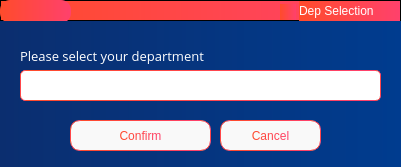
<?xml version="1.0" encoding="UTF-8"?>
<ui version="4.0">
 <class>userSelection</class>
 <widget class="QDialog" name="userSelection">
  <property name="geometry">
   <rect>
    <x>0</x>
    <y>0</y>
    <width>401</width>
    <height>167</height>
   </rect>
  </property>
  <property name="windowTitle">
   <string>Dialog</string>
  </property>
  <property name="styleSheet">
   <string notr="true">QWidget{
	color:white;
	font: 10pt &quot;Open Sans&quot;;
	background-color: qlineargradient(x1:0, y1:0, x2:1, y2:0, stop:0 #0b2e6f, stop:1 #003c8f);
}
QPushButton {
    border: 1px solid qlineargradient(x1:0, y1:0, x2:1, y2:0, stop:0 #FF4B2B, stop:1 #FF416C);
    border-radius: 10px;
    padding: 5px 15px;
    background: #f9f9f9;
    color: qlineargradient(x1:0, y1:0, x2:1, y2:0, stop:0 #FF4B2B, stop:1 #FF416C);
    font-size: 12px;
}

QPushButton:hover {
    background-color: qlineargradient(x1:0, y1:0, x2:1, y2:0, stop:0 #FF416C, stop:1 #FF4B2B);
	color: white;
}

QPushButton:pressed {
    background-color: qlineargradient(x1:0, y1:0, x2:1, y2:0, stop:0 #FF4B2B, stop:1 #FF416C);
    border: 2px solid #FF416C;
    padding: 4px 14px 6px 16px;
}</string>
  </property>
  <widget class="QFrame" name="frame">
   <property name="geometry">
    <rect>
     <x>0</x>
     <y>0</y>
     <width>401</width>
     <height>21</height>
    </rect>
   </property>
   <property name="styleSheet">
    <string notr="true">background-color:  qlineargradient(x1:0, y1:0, x2:1, y2:0, stop:0 #FF4B2B, stop:1 #FF416C);</string>
   </property>
   <property name="frameShape">
    <enum>QFrame::StyledPanel</enum>
   </property>
   <property name="frameShadow">
    <enum>QFrame::Raised</enum>
   </property>
   <widget class="QPushButton" name="pushButton_3">
    <property name="geometry">
     <rect>
      <x>0</x>
      <y>0</y>
      <width>71</width>
      <height>23</height>
     </rect>
    </property>
    <property name="styleSheet">
     <string notr="true">border:none;</string>
    </property>
    <property name="text">
     <string/>
    </property>
    <property name="icon">
     <iconset resource="assets.qrc">
      <normaloff>:/assets/images/logo.png</normaloff>:/assets/images/logo.png</iconset>
    </property>
    <property name="iconSize">
     <size>
      <width>64</width>
      <height>32</height>
     </size>
    </property>
   </widget>
   <widget class="QLabel" name="label_2">
    <property name="geometry">
     <rect>
      <x>299</x>
      <y>1</y>
      <width>101</width>
      <height>20</height>
     </rect>
    </property>
    <property name="styleSheet">
     <string notr="true">
color: rgb(255, 255, 255);
font: 81 10pt &quot;Open Sans ExtraBold&quot;;</string>
    </property>
    <property name="text">
     <string>Dep Selection</string>
    </property>
   </widget>
   <widget class="QLabel" name="label">
    <property name="geometry">
     <rect>
      <x>280</x>
      <y>4</y>
      <width>16</width>
      <height>16</height>
     </rect>
    </property>
    <property name="text">
     <string/>
    </property>
    <property name="pixmap">
     <pixmap resource="assets.qrc">:/assets/icons/cil-ban.png</pixmap>
    </property>
   </widget>
  </widget>
  <widget class="QLabel" name="label_22">
   <property name="geometry">
    <rect>
     <x>20</x>
     <y>40</y>
     <width>211</width>
     <height>31</height>
    </rect>
   </property>
   <property name="font">
    <font>
     <family>Open Sans</family>
     <pointsize>10</pointsize>
     <weight>50</weight>
     <italic>false</italic>
     <bold>false</bold>
    </font>
   </property>
   <property name="styleSheet">
    <string notr="true">background-color: transparent;</string>
   </property>
   <property name="text">
    <string>Please select your department</string>
   </property>
  </widget>
  <widget class="QComboBox" name="New_Type_2">
   <property name="geometry">
    <rect>
     <x>20</x>
     <y>70</y>
     <width>361</width>
     <height>31</height>
    </rect>
   </property>
   <property name="styleSheet">
    <string notr="true">QComboBox {
    border: 1px solid qlineargradient(x1:0, y1:0, x2:1, y2:0, stop:0 #FF4B2B, stop:1 #FF416C);
    border-radius: 5px;
    padding: 5px 15px;
    min-width: 100px;
    background-color: white;
    color: black;
    font-size: 12px;
}

QComboBox:drop-down {
    width: 20px;
    height: 20px;
	margin-top: 4px;
    margin-right: 5px;
    background-image: url(&quot;:assets/icons/cil-arrow-bottom_black.png&quot;);
    background-repeat: no-repeat;
    background-position: center center;
    border: none;
}

QComboBox:focus {
    border: 1px solid qlineargradient(x1:0, y1:0, x2:1, y2:0, stop:0 #32CD32, stop:1 #00FFFF);
}

QComboBox:disabled {
    background-color: #F0F0F0;
    color: #A0A0A0;
}

QComboBox:editable {
    background-color: white;
    border: 1px solid qlineargradient(x1:0, y1:0, x2:1, y2:0, stop:0 #BEBEBE, stop:1 #A4A4A4);
}

QComboBox:editable:focus {
    border: 1px solid qlineargradient(x1:0, y1:0, x2:1, y2:0, stop:0 #32CD32, stop:1 #00FFFF);
}

QComboBox::item {
    padding: 5px;
}

QComboBox::item:selected {
    background-color: qlineargradient(x1:0, y1:0, x2:1, y2:0, stop:0 #FF4B2B, stop:1 #FF416C);
    color: white;
}</string>
   </property>
   <property name="currentText">
    <string/>
   </property>
  </widget>
  <widget class="QPushButton" name="pushButton">
   <property name="geometry">
    <rect>
     <x>220</x>
     <y>120</y>
     <width>101</width>
     <height>31</height>
    </rect>
   </property>
   <property name="cursor">
    <cursorShape>PointingHandCursor</cursorShape>
   </property>
   <property name="text">
    <string>Cancel</string>
   </property>
  </widget>
  <widget class="QPushButton" name="pushButton_2">
   <property name="geometry">
    <rect>
     <x>70</x>
     <y>120</y>
     <width>141</width>
     <height>31</height>
    </rect>
   </property>
   <property name="cursor">
    <cursorShape>PointingHandCursor</cursorShape>
   </property>
   <property name="text">
    <string>Confirm</string>
   </property>
  </widget>
 </widget>
 <resources>
  <include location="assets.qrc"/>
 </resources>
 <connections/>
</ui>
